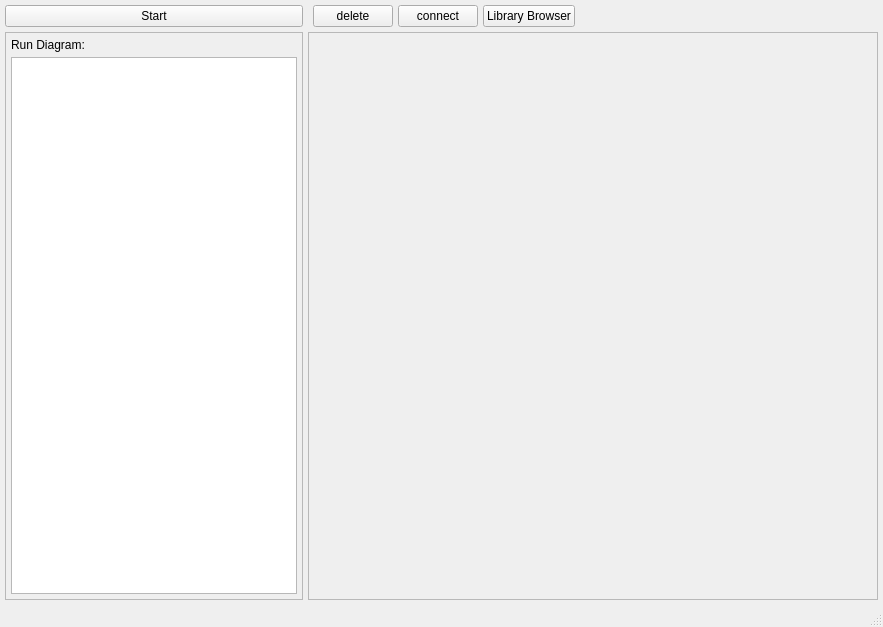
<?xml version="1.0" encoding="UTF-8"?>
<ui version="4.0">
 <class>MainWindow</class>
 <widget class="QMainWindow" name="MainWindow">
  <property name="geometry">
   <rect>
    <x>0</x>
    <y>0</y>
    <width>883</width>
    <height>627</height>
   </rect>
  </property>
  <property name="windowTitle">
   <string>Hyper Spektral APP</string>
  </property>
  <widget class="QWidget" name="centralwidget">
   <layout class="QGridLayout" name="gridLayout">
    <property name="leftMargin">
     <number>5</number>
    </property>
    <property name="topMargin">
     <number>5</number>
    </property>
    <property name="rightMargin">
     <number>5</number>
    </property>
    <property name="bottomMargin">
     <number>5</number>
    </property>
    <property name="spacing">
     <number>5</number>
    </property>
    <item row="2" column="0">
     <widget class="QFrame" name="frame">
      <property name="sizePolicy">
       <sizepolicy hsizetype="Minimum" vsizetype="Expanding">
        <horstretch>0</horstretch>
        <verstretch>0</verstretch>
       </sizepolicy>
      </property>
      <property name="frameShape">
       <enum>QFrame::StyledPanel</enum>
      </property>
      <property name="frameShadow">
       <enum>QFrame::Raised</enum>
      </property>
      <layout class="QGridLayout" name="gridLayout_3" rowstretch="0,0">
       <property name="leftMargin">
        <number>5</number>
       </property>
       <property name="topMargin">
        <number>5</number>
       </property>
       <property name="rightMargin">
        <number>5</number>
       </property>
       <property name="bottomMargin">
        <number>5</number>
       </property>
       <property name="spacing">
        <number>5</number>
       </property>
       <item row="0" column="0">
        <widget class="QLabel" name="label">
         <property name="text">
          <string>Run Diagram:</string>
         </property>
        </widget>
       </item>
       <item row="1" column="0">
        <widget class="QGraphicsView" name="gph_view"/>
       </item>
      </layout>
     </widget>
    </item>
    <item row="0" column="3">
     <widget class="QPushButton" name="btn_delete">
      <property name="text">
       <string>delete</string>
      </property>
     </widget>
    </item>
    <item row="0" column="5">
     <widget class="QPushButton" name="btn_libraryBrowser">
      <property name="text">
       <string>Library Browser</string>
      </property>
     </widget>
    </item>
    <item row="0" column="6">
     <spacer name="horizontalSpacer">
      <property name="orientation">
       <enum>Qt::Horizontal</enum>
      </property>
      <property name="sizeHint" stdset="0">
       <size>
        <width>40</width>
        <height>20</height>
       </size>
      </property>
     </spacer>
    </item>
    <item row="0" column="4">
     <widget class="QPushButton" name="btn_connect">
      <property name="text">
       <string>connect</string>
      </property>
     </widget>
    </item>
    <item row="0" column="0">
     <widget class="QPushButton" name="btn_start">
      <property name="sizePolicy">
       <sizepolicy hsizetype="Minimum" vsizetype="Fixed">
        <horstretch>0</horstretch>
        <verstretch>0</verstretch>
       </sizepolicy>
      </property>
      <property name="text">
       <string>Start</string>
      </property>
     </widget>
    </item>
    <item row="2" column="2" colspan="5">
     <widget class="QFrame" name="frm_viewport">
      <property name="sizePolicy">
       <sizepolicy hsizetype="MinimumExpanding" vsizetype="MinimumExpanding">
        <horstretch>0</horstretch>
        <verstretch>0</verstretch>
       </sizepolicy>
      </property>
      <property name="frameShape">
       <enum>QFrame::StyledPanel</enum>
      </property>
      <property name="frameShadow">
       <enum>QFrame::Raised</enum>
      </property>
      <layout class="QGridLayout" name="gridLayout_2" rowstretch="0" columnstretch="0">
       <property name="leftMargin">
        <number>0</number>
       </property>
       <property name="topMargin">
        <number>0</number>
       </property>
       <property name="rightMargin">
        <number>0</number>
       </property>
       <property name="bottomMargin">
        <number>0</number>
       </property>
       <property name="spacing">
        <number>0</number>
       </property>
      </layout>
     </widget>
    </item>
   </layout>
  </widget>
  <widget class="QMenuBar" name="menubar">
   <property name="geometry">
    <rect>
     <x>0</x>
     <y>0</y>
     <width>883</width>
     <height>21</height>
    </rect>
   </property>
  </widget>
  <widget class="QStatusBar" name="statusbar"/>
 </widget>
 <resources/>
 <connections/>
</ui>
